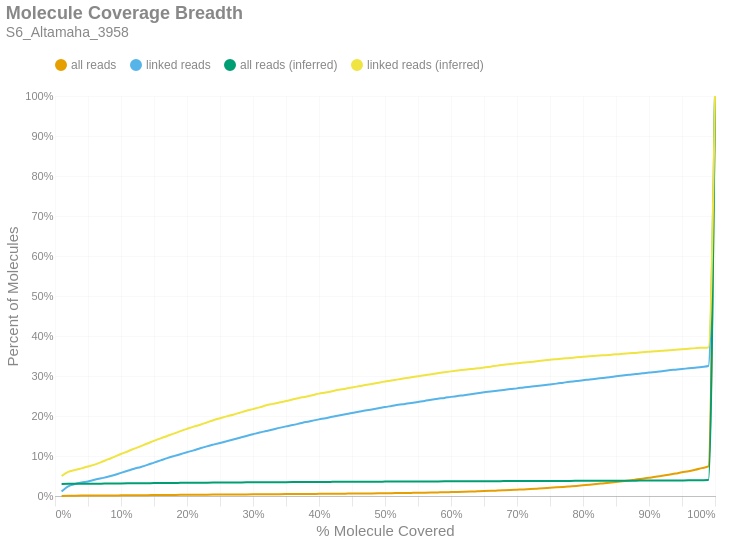

Source (notebook cell):
### Markdown cell above
### Molecule Read Coverage
This chart shows molecule coverage breadth as computed by the number of bases aligned to that molecule. In other words, "*how much of each unique long molecule is actually sequenced/aligned?*" Keep in mind there is a distinction between sequences and alignments, since some sequences belonging to a particular molecule may not align well and wouldn't appear in the alignment data. This chart also shows molecule coverage breadth as computed by the *inferred fragment* from which the aligned sequences originate. Unlike read coverage, this calculation takes into account the total insert size, including unsequenced gaps between the forward and reverse reads. Like the previous figures, these are cumulative percents.

### Code cell
if SKIPLR:
    print_html(f"Skipped")
else:
    binned_df = consolidated_hist(valids['coverage_bp'], mask, 0.01, True)
    binned_df_inf = consolidated_hist(valids['coverage_inserts'], mask, 0.01, True)
    binned_df = binned_df.with_columns(pl.lit(binned_df_inf['all reads (cumsum)']).alias('all reads (inferred)'))
    binned_df = binned_df.with_columns(pl.lit(binned_df_inf['linked reads (cumsum)']).alias('linked reads (inferred)'))
    binned_df = binned_df.with_columns(
        (pl.col('bin').cast(pl.Float64) + 0.01).alias('right_edge')
    )

    with SafeRender(binned_df):
        (
            density_plot(binned_df, 'Molecule Coverage Breadth', samplename, 'molcov', ['all reads (inferred)','linked reads (inferred)'])
            .encode(
                #x=alt.X('bin:Q', title="% Molecule Covered").axis(format = '%').scale(padding=0),
                x=alt.X('right_edge:Q', title="% Molecule Covered").axis(format='%').scale(padding=0),
                y=alt.Y('value:Q', title='Percent of Molecules')
                    .axis(format='%')
                    .stack(False)
                    .scale(domainMin=0, padding=0),
                color=alt.Color("key:N").scale(domain = ["all reads", "linked reads", "all reads (inferred)", "linked reads (inferred)"]),
                tooltip = [
                    alt.Tooltip("key:N", title = "Data Type"),
                    alt.Tooltip("range_label:N", title="% Molecule Covered"),
                    alt.Tooltip("value:Q", format = ".2%", title="% Molecules")
                ]
            )
        ).display()

### Figure 1 — Vega-Lite specification as saved in the notebook (floating-point values rounded to 4 significant figures)
{"width": "container", "height": 400, "config": {"title": {"anchor": "start", "dy": -15, "fontSize": 18, "color": "#888888", "subtitleColor": "#888888", "subtitleFontSize": 14}, "arc": {"fill": "#0072B2"}, "axis": {"domainColor": "#888888", "domainWidth": 0.5, "gridWidth": 0.2, "grid": false, "titleFontWeight": 400, "titleFontSize": 15, "labelFontSize": 11, "labelColor": "#888888", "tickColor": "#888888", "tickWidth": 0.2, "titleColor": "#888888"}, "axisBand": {"grid": false}, "axisX": {"grid": true, "tickSize": 10, "domainCap": "round"}, "axisY": {"domain": false, "grid": true, "tickSize": 0, "domainCap": "round"}, "background": "transparent", "header": {"labelFontSize": 15, "labelColor": "#888888", "titleFontSize": 15, "titleFontWeight": 600, "titleColor": "#888888"}, "legend": {"labelFont": "sans-serif", "labelFontSize": 12, "labelColor": "#888888", "symbolSize": 100, "symbolType": "circle", "titleFontSize": 12, "titlePadding": 10, "titleColor": "#888888", "title": null, "orient": "top"}, "range": {"category": ["#E69F00", "#56B4E9", "#009E73", "#F0E442", "#0072B2", "#D55E00", "#CC79A7", "#000000"], "diverging": ["#cfe8f3", "#a2d4ec", "#73bfe2", "#46abdb", "#1696d2", "#12719e"]}, "area": {"fill": "#0072B2", "fillOpacity": 0.7, "line": true, "strokeOpacity": 0.7}, "line": {"color": "#0072B2", "stroke": "#0072B2", "strokeWidth": 2}, "trail": {"color": "#0072B2", "stroke": "#0072B2", "strokeWidth": 0, "size": 1}, "point": {"filled": true, "fillOpacity": 1.0, "size": 95}, "text": {"color": "#888888", "fontSize": 11, "align": "right", "fontWeight": 400, "size": 11}, "bar": {"fill": "#0072B2", "stroke": null}, "view": {"stroke": null, "continuousWidth": 660, "continuousHeight": 400}}, "data": {"name": "data-6a3fae0590ec7afb25494d0a61581a78"}, "mark": {"type": "line", "interpolate": "monotone", "point": {"opacity": 0, "size": 275}}, "encoding": {"color": {"field": "key", "scale": {"domain": ["all reads", "linked reads", "all reads (inferred)", "linked reads (inferred)"]}, "type": "nominal"}, "tooltip": [{"field": "key", "title": "Data Type", "type": "nominal"}, {"field": "range_label", "title": "% Molecule Covered", "type": "nominal"}, {"field": "value", "format": ".2%", "title": "% Molecules", "type": "quantitative"}], "x": {"axis": {"format": "%"}, "field": "right_edge", "scale": {"padding": 0}, "title": "% Molecule Covered", "type": "quantitative"}, "y": {"axis": {"format": "%"}, "field": "value", "scale": {"domainMin": 0, "padding": 0}, "stack": false, "title": "Percent of Molecules", "type": "quantitative"}}, "params": [{"name": "param_c36ac31b6afebe62", "select": {"type": "point", "fields": ["key"]}, "bind": "legend"}], "title": {"text": "Molecule Coverage Breadth", "subtitle": "S6_Altamaha_3958"}, "transform": [{"fold": ["all reads (cumsum)", "linked reads (cumsum)", "all reads (inferred)", "linked reads (inferred)"]}, {"calculate": "replace(datum.key, ' (cumsum)', '')", "as": "key"}, {"filter": {"param": "param_c36ac31b6afebe62"}}], "usermeta": {"embedOptions": {"downloadFileName": "S6_Altamaha_3958.molcov"}}, "$schema": "https://vega.github.io/schema/vega-lite/v6.1.0.json", "datasets": {"data-6a3fae0590ec7afb25494d0a61581a78": [{"bin": "0.0", "interval": "0.0-0.01", "all reads": 0.0003113, "linked reads": 0.01134, "all reads (cumsum)": 0.0003113, "linked reads (cumsum)": 0.01134, "range_label": "0.0-0.01", "all reads (inferred)": 0.03007, "linked reads (inferred)": 0.04998, "right_edge": 0.01}, {"bin": "0.01", "interval": "0.01-0.02", "all reads": 0.0003445, "linked reads": 0.01299, "all reads (cumsum)": 0.0006559, "linked reads (cumsum)": 0.02433, "range_label": "0.01-0.02", "all reads (inferred)": 0.03032, "linked reads (inferred)": 0.06043, "right_edge": 0.02}, {"bin": "0.02", "interval": "0.02-0.03", "all reads": 0.0001686, "linked reads": 0.005586, "all reads (cumsum)": 0.0008245, "linked reads (cumsum)": 0.02991, "range_label": "0.02-0.03", "all reads (inferred)": 0.03043, "linked reads (inferred)": 0.06501, "right_edge": 0.03}, {"bin": "0.03", "interval": "0.03-0.04", "all reads": 0.0001135, "linked reads": 0.003743, "all reads (cumsum)": 0.000938, "linked reads (cumsum)": 0.03366, "range_label": "0.03-0.04", "all reads (inferred)": 0.03053, "linked reads (inferred)": 0.06899, "right_edge": 0.04}, {"bin": "0.04", "interval": "0.04-0.05", "all reads": 8.563e-05, "linked reads": 0.002649, "all reads (cumsum)": 0.001024, "linked reads (cumsum)": 0.03631, "range_label": "0.04-0.05", "all reads (inferred)": 0.03066, "linked reads (inferred)": 0.07394, "right_edge": 0.05}, {"bin": "0.05", "interval": "0.05-0.06", "all reads": 0.0001168, "linked reads": 0.004146, "all reads (cumsum)": 0.00114, "linked reads (cumsum)": 0.04045, "range_label": "0.05-0.06", "all reads (inferred)": 0.03078, "linked reads (inferred)": 0.07846, "right_edge": 0.06}, {"bin": "0.06", "interval": "0.06-0.07", "all reads": 0.0001036, "linked reads": 0.003743, "all reads (cumsum)": 0.001244, "linked reads (cumsum)": 0.0442, "range_label": "0.06-0.07", "all reads (inferred)": 0.03093, "linked reads (inferred)": 0.08453, "right_edge": 0.07}, {"bin": "0.07", "interval": "0.07-0.08", "all reads": 0.0001148, "linked reads": 0.003772, "all reads (cumsum)": 0.001359, "linked reads (cumsum)": 0.04797, "range_label": "0.07-0.08", "all reads (inferred)": 0.0311, "linked reads (inferred)": 0.09153, "right_edge": 0.08}, {"bin": "0.08", "interval": "0.08-0.09", "all reads": 0.0001135, "linked reads": 0.004348, "all reads (cumsum)": 0.001472, "linked reads (cumsum)": 0.05231, "range_label": "0.08-0.09", "all reads (inferred)": 0.03126, "linked reads (inferred)": 0.09781, "right_edge": 0.09}, {"bin": "0.09", "interval": "0.09-0.1", "all reads": 0.0001474, "linked reads": 0.005442, "all reads (cumsum)": 0.00162, "linked reads (cumsum)": 0.05776, "range_label": "0.09-0.1", "all reads (inferred)": 0.03143, "linked reads (inferred)": 0.1051, "right_edge": 0.1}, {"bin": "0.1", "interval": "0.1-0.11", "all reads": 0.0001394, "linked reads": 0.005183, "all reads (cumsum)": 0.001759, "linked reads (cumsum)": 0.06294, "range_label": "0.1-0.11", "all reads (inferred)": 0.03158, "linked reads (inferred)": 0.1113, "right_edge": 0.11}, {"bin": "0.11", "interval": "0.11-0.12", "all reads": 0.0001334, "linked reads": 0.005125, "all reads (cumsum)": 0.001893, "linked reads (cumsum)": 0.06806, "range_label": "0.11-0.12", "all reads (inferred)": 0.03175, "linked reads (inferred)": 0.1183, "right_edge": 0.12}, {"bin": "0.12", "interval": "0.12-0.13", "all reads": 0.0001215, "linked reads": 0.004607, "all reads (cumsum)": 0.002014, "linked reads (cumsum)": 0.07267, "range_label": "0.12-0.13", "all reads (inferred)": 0.03191, "linked reads (inferred)": 0.1247, "right_edge": 0.13}, {"bin": "0.13", "interval": "0.13-0.14", "all reads": 0.0001348, "linked reads": 0.005039, "all reads (cumsum)": 0.002149, "linked reads (cumsum)": 0.07771, "range_label": "0.13-0.14", "all reads (inferred)": 0.03206, "linked reads (inferred)": 0.1311, "right_edge": 0.14}, {"bin": "0.14", "interval": "0.14-0.15", "all reads": 0.0001407, "linked reads": 0.005701, "all reads (cumsum)": 0.00229, "linked reads (cumsum)": 0.08341, "range_label": "0.14-0.15", "all reads (inferred)": 0.03223, "linked reads (inferred)": 0.1379, "right_edge": 0.15}, {"bin": "0.15", "interval": "0.15-0.16", "all reads": 0.0001434, "linked reads": 0.005528, "all reads (cumsum)": 0.002433, "linked reads (cumsum)": 0.08894, "range_label": "0.15-0.16", "all reads (inferred)": 0.03238, "linked reads (inferred)": 0.1442, "right_edge": 0.16}, {"bin": "0.16", "interval": "0.16-0.17", "all reads": 0.0001381, "linked reads": 0.005701, "all reads (cumsum)": 0.002571, "linked reads (cumsum)": 0.09464, "range_label": "0.16-0.17", "all reads (inferred)": 0.03253, "linked reads (inferred)": 0.1501, "right_edge": 0.17}, {"bin": "0.17", "interval": "0.17-0.18", "all reads": 0.0001275, "linked reads": 0.005096, "all reads (cumsum)": 0.002698, "linked reads (cumsum)": 0.09974, "range_label": "0.17-0.18", "all reads (inferred)": 0.03267, "linked reads (inferred)": 0.1558, "right_edge": 0.18}, {"bin": "0.18", "interval": "0.18-0.19", "all reads": 0.0001241, "linked reads": 0.004837, "all reads (cumsum)": 0.002823, "linked reads (cumsum)": 0.1046, "range_label": "0.18-0.19", "all reads (inferred)": 0.03282, "linked reads (inferred)": 0.162, "right_edge": 0.19}, {"bin": "0.19", "interval": "0.19-0.2", "all reads": 0.0001301, "linked reads": 0.004895, "all reads (cumsum)": 0.002953, "linked reads (cumsum)": 0.1095, "range_label": "0.19-0.2", "all reads (inferred)": 0.03296, "linked reads (inferred)": 0.1679, "right_edge": 0.2}, {"bin": "0.2", "interval": "0.2-0.21", "all reads": 0.0001228, "linked reads": 0.004607, "all reads (cumsum)": 0.003076, "linked reads (cumsum)": 0.1141, "range_label": "0.2-0.21", "all reads (inferred)": 0.0331, "linked reads (inferred)": 0.1735, "right_edge": 0.21}, {"bin": "0.21", "interval": "0.21-0.22", "all reads": 0.0001348, "linked reads": 0.005211, "all reads (cumsum)": 0.00321, "linked reads (cumsum)": 0.1193, "range_label": "0.21-0.22", "all reads (inferred)": 0.03321, "linked reads (inferred)": 0.1781, "right_edge": 0.22}, {"bin": "0.22", "interval": "0.22-0.23", "all reads": 0.0001301, "linked reads": 0.004779, "all reads (cumsum)": 0.00334, "linked reads (cumsum)": 0.1241, "range_label": "0.22-0.23", "all reads (inferred)": 0.03335, "linked reads (inferred)": 0.1839, "right_edge": 0.23}, {"bin": "0.23", "interval": "0.23-0.24", "all reads": 0.0001202, "linked reads": 0.004405, "all reads (cumsum)": 0.003461, "linked reads (cumsum)": 0.1285, "range_label": "0.23-0.24", "all reads (inferred)": 0.03349, "linked reads (inferred)": 0.1894, "right_edge": 0.24}, {"bin": "0.24", "interval": "0.24-0.25", "all reads": 0.0001135, "linked reads": 0.004261, "all reads (cumsum)": 0.003574, "linked reads (cumsum)": 0.1327, "range_label": "0.24-0.25", "all reads (inferred)": 0.03361, "linked reads (inferred)": 0.1943, "right_edge": 0.25}, {"bin": "0.25", "interval": "0.25-0.26", "all reads": 0.0001069, "linked reads": 0.00406, "all reads (cumsum)": 0.003681, "linked reads (cumsum)": 0.1368, "range_label": "0.25-0.26", "all reads (inferred)": 0.03373, "linked reads (inferred)": 0.1991, "right_edge": 0.26}, {"bin": "0.26", "interval": "0.26-0.27", "all reads": 0.0001215, "linked reads": 0.004376, "all reads (cumsum)": 0.003802, "linked reads (cumsum)": 0.1412, "range_label": "0.26-0.27", "all reads (inferred)": 0.03383, "linked reads (inferred)": 0.2033, "right_edge": 0.27}, {"bin": "0.27", "interval": "0.27-0.28", "all reads": 0.0001275, "linked reads": 0.004549, "all reads (cumsum)": 0.00393, "linked reads (cumsum)": 0.1457, "range_label": "0.27-0.28", "all reads (inferred)": 0.03395, "linked reads (inferred)": 0.2082, "right_edge": 0.28}, {"bin": "0.28", "interval": "0.28-0.29", "all reads": 0.0001182, "linked reads": 0.004492, "all reads (cumsum)": 0.004048, "linked reads (cumsum)": 0.1502, "range_label": "0.28-0.29", "all reads (inferred)": 0.03407, "linked reads (inferred)": 0.2131, "right_edge": 0.29}, {"bin": "0.29", "interval": "0.29-0.3", "all reads": 0.0001188, "linked reads": 0.004204, "all reads (cumsum)": 0.004167, "linked reads (cumsum)": 0.1544, "range_label": "0.29-0.3", "all reads (inferred)": 0.03417, "linked reads (inferred)": 0.2172, "right_edge": 0.3}, {"bin": "0.3", "interval": "0.3-0.31", "all reads": 0.0001122, "linked reads": 0.004232, "all reads (cumsum)": 0.004279, "linked reads (cumsum)": 0.1586, "range_label": "0.3-0.31", "all reads (inferred)": 0.03428, "linked reads (inferred)": 0.2216, "right_edge": 0.31}, {"bin": "0.31", "interval": "0.31-0.32", "all reads": 0.0001188, "linked reads": 0.003772, "all reads (cumsum)": 0.004398, "linked reads (cumsum)": 0.1624, "range_label": "0.31-0.32", "all reads (inferred)": 0.03441, "linked reads (inferred)": 0.2267, "right_edge": 0.32}, {"bin": "0.32", "interval": "0.32-0.33", "all reads": 0.0001195, "linked reads": 0.003858, "all reads (cumsum)": 0.004517, "linked reads (cumsum)": 0.1663, "range_label": "0.32-0.33", "all reads (inferred)": 0.0345, "linked reads (inferred)": 0.2303, "right_edge": 0.33}, {"bin": "0.33", "interval": "0.33-0.34", "all reads": 0.0001221, "linked reads": 0.00406, "all reads (cumsum)": 0.00464, "linked reads (cumsum)": 0.1703, "range_label": "0.33-0.34", "all reads (inferred)": 0.03458, "linked reads (inferred)": 0.2338, "right_edge": 0.34}, {"bin": "0.34", "interval": "0.34-0.35", "all reads": 0.0001215, "linked reads": 0.003714, "all reads (cumsum)": 0.004761, "linked reads (cumsum)": 0.174, "range_label": "0.34-0.35", "all reads (inferred)": 0.03467, "linked reads (inferred)": 0.2373, "right_edge": 0.35}, {"bin": "0.35", "interval": "0.35-0.36", "all reads": 0.0001062, "linked reads": 0.003311, "all reads (cumsum)": 0.004867, "linked reads (cumsum)": 0.1774, "range_label": "0.35-0.36", "all reads (inferred)": 0.03477, "linked reads (inferred)": 0.2414, "right_edge": 0.36}, {"bin": "0.36", "interval": "0.36-0.37", "all reads": 0.0001155, "linked reads": 0.003685, "all reads (cumsum)": 0.004983, "linked reads (cumsum)": 0.181, "range_label": "0.36-0.37", "all reads (inferred)": 0.03488, "linked reads (inferred)": 0.2452, "right_edge": 0.37}, {"bin": "0.37", "interval": "0.37-0.38", "all reads": 0.0001215, "linked reads": 0.003801, "all reads (cumsum)": 0.005104, "linked reads (cumsum)": 0.1848, "range_label": "0.37-0.38", "all reads (inferred)": 0.03495, "linked reads (inferred)": 0.2483, "right_edge": 0.38}, {"bin": "0.38", "interval": "0.38-0.39", "all reads": 0.0001202, "linked reads": 0.003397, "all reads (cumsum)": 0.005224, "linked reads (cumsum)": 0.1882, "range_label": "0.38-0.39", "all reads (inferred)": 0.03504, "linked reads (inferred)": 0.2518, "right_edge": 0.39}, {"bin": "0.39", "interval": "0.39-0.4", "all reads": 0.0001261, "linked reads": 0.003282, "all reads (cumsum)": 0.00535, "linked reads (cumsum)": 0.1915, "range_label": "0.39-0.4", "all reads (inferred)": 0.03515, "linked reads (inferred)": 0.2559, "right_edge": 0.4}, {"bin": "0.4", "interval": "0.4-0.41", "all reads": 0.0001155, "linked reads": 0.003023, "all reads (cumsum)": 0.005466, "linked reads (cumsum)": 0.1945, "range_label": "0.4-0.41", "all reads (inferred)": 0.03522, "linked reads (inferred)": 0.2586, "right_edge": 0.41}, {"bin": "0.41", "interval": "0.41-0.42", "all reads": 0.0001341, "linked reads": 0.003484, "all reads (cumsum)": 0.0056, "linked reads (cumsum)": 0.198, "range_label": "0.41-0.42", "all reads (inferred)": 0.03531, "linked reads (inferred)": 0.262, "right_edge": 0.42}, {"bin": "0.42", "interval": "0.42-0.43", "all reads": 0.0001487, "linked reads": 0.003052, "all reads (cumsum)": 0.005749, "linked reads (cumsum)": 0.2011, "range_label": "0.42-0.43", "all reads (inferred)": 0.0354, "linked reads (inferred)": 0.2654, "right_edge": 0.43}, {"bin": "0.43", "interval": "0.43-0.44", "all reads": 0.0001381, "linked reads": 0.003196, "all reads (cumsum)": 0.005887, "linked reads (cumsum)": 0.2043, "range_label": "0.43-0.44", "all reads (inferred)": 0.03548, "linked reads (inferred)": 0.2683, "right_edge": 0.44}, {"bin": "0.44", "interval": "0.44-0.45", "all reads": 0.000154, "linked reads": 0.003455, "all reads (cumsum)": 0.006041, "linked reads (cumsum)": 0.2077, "range_label": "0.44-0.45", "all reads (inferred)": 0.03556, "linked reads (inferred)": 0.2714, "right_edge": 0.45}, {"bin": "0.45", "interval": "0.45-0.46", "all reads": 0.0001487, "linked reads": 0.00285, "all reads (cumsum)": 0.00619, "linked reads (cumsum)": 0.2106, "range_label": "0.45-0.46", "all reads (inferred)": 0.03564, "linked reads (inferred)": 0.2742, "right_edge": 0.46}, {"bin": "0.46", "interval": "0.46-0.47", "all reads": 0.0001626, "linked reads": 0.003052, "all reads (cumsum)": 0.006352, "linked reads (cumsum)": 0.2136, "range_label": "0.46-0.47", "all reads (inferred)": 0.03572, "linked reads (inferred)": 0.2773, "right_edge": 0.47}, {"bin": "0.47", "interval": "0.47-0.48", "all reads": 0.0001606, "linked reads": 0.002678, "all reads (cumsum)": 0.006513, "linked reads (cumsum)": 0.2163, "range_label": "0.47-0.48", "all reads (inferred)": 0.0358, "linked reads (inferred)": 0.2801, "right_edge": 0.48}, {"bin": "0.48", "interval": "0.48-0.49", "all reads": 0.0001839, "linked reads": 0.002966, "all reads (cumsum)": 0.006697, "linked reads (cumsum)": 0.2193, "range_label": "0.48-0.49", "all reads (inferred)": 0.03588, "linked reads (inferred)": 0.2832, "right_edge": 0.49}, {"bin": "0.49", "interval": "0.49-0.5", "all reads": 0.0002217, "linked reads": 0.00311, "all reads (cumsum)": 0.006918, "linked reads (cumsum)": 0.2224, "range_label": "0.49-0.5", "all reads (inferred)": 0.03596, "linked reads (inferred)": 0.2862, "right_edge": 0.5}, {"bin": "0.5", "interval": "0.5-0.51", "all reads": 0.0001845, "linked reads": 0.002706, "all reads (cumsum)": 0.007103, "linked reads (cumsum)": 0.2251, "range_label": "0.5-0.51", "all reads (inferred)": 0.03603, "linked reads (inferred)": 0.2887, "right_edge": 0.51}, {"bin": "0.51", "interval": "0.51-0.52", "all reads": 0.0002284, "linked reads": 0.002793, "all reads (cumsum)": 0.007331, "linked reads (cumsum)": 0.2279, "range_label": "0.51-0.52", "all reads (inferred)": 0.03611, "linked reads (inferred)": 0.2915, "right_edge": 0.52}, {"bin": "0.52", "interval": "0.52-0.53", "all reads": 0.0002124, "linked reads": 0.00239, "all reads (cumsum)": 0.007544, "linked reads (cumsum)": 0.2303, "range_label": "0.52-0.53", "all reads (inferred)": 0.03619, "linked reads (inferred)": 0.2946, "right_edge": 0.53}, {"bin": "0.53", "interval": "0.53-0.54", "all reads": 0.0002542, "linked reads": 0.00239, "all reads (cumsum)": 0.007798, "linked reads (cumsum)": 0.2327, "range_label": "0.53-0.54", "all reads (inferred)": 0.03625, "linked reads (inferred)": 0.2968, "right_edge": 0.54}, {"bin": "0.54", "interval": "0.54-0.55", "all reads": 0.0002748, "linked reads": 0.002505, "all reads (cumsum)": 0.008073, "linked reads (cumsum)": 0.2352, "range_label": "0.54-0.55", "all reads (inferred)": 0.03632, "linked reads (inferred)": 0.2993, "right_edge": 0.55}, {"bin": "0.55", "interval": "0.55-0.56", "all reads": 0.000312, "linked reads": 0.002419, "all reads (cumsum)": 0.008385, "linked reads (cumsum)": 0.2376, "range_label": "0.55-0.56", "all reads (inferred)": 0.0364, "linked reads (inferred)": 0.3018, "right_edge": 0.56}, {"bin": "0.56", "interval": "0.56-0.57", "all reads": 0.0003266, "linked reads": 0.002937, "all reads (cumsum)": 0.008711, "linked reads (cumsum)": 0.2405, "range_label": "0.56-0.57", "all reads (inferred)": 0.03649, "linked reads (inferred)": 0.3046, "right_edge": 0.57}, {"bin": "0.57", "interval": "0.57-0.58", "all reads": 0.0003392, "linked reads": 0.002534, "all reads (cumsum)": 0.009051, "linked reads (cumsum)": 0.2431, "range_label": "0.57-0.58", "all reads (inferred)": 0.03655, "linked reads (inferred)": 0.307, "right_edge": 0.58}, {"bin": "0.58", "interval": "0.58-0.59", "all reads": 0.0003465, "linked reads": 0.002159, "all reads (cumsum)": 0.009397, "linked reads (cumsum)": 0.2452, "range_label": "0.58-0.59", "all reads (inferred)": 0.03662, "linked reads (inferred)": 0.3094, "right_edge": 0.59}, {"bin": "0.59", "interval": "0.59-0.6", "all reads": 0.0003996, "linked reads": 0.002591, "all reads (cumsum)": 0.009797, "linked reads (cumsum)": 0.2478, "range_label": "0.59-0.6", "all reads (inferred)": 0.03668, "linked reads (inferred)": 0.3116, "right_edge": 0.6}, {"bin": "0.6", "interval": "0.6-0.61", "all reads": 0.000401, "linked reads": 0.002361, "all reads (cumsum)": 0.0102, "linked reads (cumsum)": 0.2502, "range_label": "0.6-0.61", "all reads (inferred)": 0.03674, "linked reads (inferred)": 0.3136, "right_edge": 0.61}, {"bin": "0.61", "interval": "0.61-0.62", "all reads": 0.0004488, "linked reads": 0.0019, "all reads (cumsum)": 0.01065, "linked reads (cumsum)": 0.2521, "range_label": "0.61-0.62", "all reads (inferred)": 0.0368, "linked reads (inferred)": 0.3156, "right_edge": 0.62}, {"bin": "0.62", "interval": "0.62-0.63", "all reads": 0.0004999, "linked reads": 0.002332, "all reads (cumsum)": 0.01115, "linked reads (cumsum)": 0.2544, "range_label": "0.62-0.63", "all reads (inferred)": 0.03686, "linked reads (inferred)": 0.3176, "right_edge": 0.63}, {"bin": "0.63", "interval": "0.63-0.64", "all reads": 0.0005443, "linked reads": 0.00262, "all reads (cumsum)": 0.01169, "linked reads (cumsum)": 0.257, "range_label": "0.63-0.64", "all reads (inferred)": 0.03692, "linked reads (inferred)": 0.3193, "right_edge": 0.64}, {"bin": "0.64", "interval": "0.64-0.65", "all reads": 0.000557, "linked reads": 0.002332, "all reads (cumsum)": 0.01225, "linked reads (cumsum)": 0.2594, "range_label": "0.64-0.65", "all reads (inferred)": 0.03698, "linked reads (inferred)": 0.3213, "right_edge": 0.65}, {"bin": "0.65", "interval": "0.65-0.66", "all reads": 0.0006021, "linked reads": 0.001871, "all reads (cumsum)": 0.01285, "linked reads (cumsum)": 0.2612, "range_label": "0.65-0.66", "all reads (inferred)": 0.03705, "linked reads (inferred)": 0.3234, "right_edge": 0.66}, {"bin": "0.66", "interval": "0.66-0.67", "all reads": 0.0006592, "linked reads": 0.001929, "all reads (cumsum)": 0.01351, "linked reads (cumsum)": 0.2632, "range_label": "0.66-0.67", "all reads (inferred)": 0.03712, "linked reads (inferred)": 0.3259, "right_edge": 0.67}, {"bin": "0.67", "interval": "0.67-0.68", "all reads": 0.0006778, "linked reads": 0.001958, "all reads (cumsum)": 0.01419, "linked reads (cumsum)": 0.2651, "range_label": "0.67-0.68", "all reads (inferred)": 0.0372, "linked reads (inferred)": 0.3283, "right_edge": 0.68}, {"bin": "0.68", "interval": "0.68-0.69", "all reads": 0.0007189, "linked reads": 0.002102, "all reads (cumsum)": 0.01491, "linked reads (cumsum)": 0.2672, "range_label": "0.68-0.69", "all reads (inferred)": 0.03727, "linked reads (inferred)": 0.33, "right_edge": 0.69}, {"bin": "0.69", "interval": "0.69-0.7", "all reads": 0.0008205, "linked reads": 0.001843, "all reads (cumsum)": 0.01573, "linked reads (cumsum)": 0.2691, "range_label": "0.69-0.7", "all reads (inferred)": 0.03733, "linked reads (inferred)": 0.3318, "right_edge": 0.7}, {"bin": "0.7", "interval": "0.7-0.71", "all reads": 0.0008285, "linked reads": 0.002188, "all reads (cumsum)": 0.01655, "linked reads (cumsum)": 0.2712, "range_label": "0.7-0.71", "all reads (inferred)": 0.03739, "linked reads (inferred)": 0.3338, "right_edge": 0.71}, {"bin": "0.71", "interval": "0.71-0.72", "all reads": 0.0008889, "linked reads": 0.002102, "all reads (cumsum)": 0.01744, "linked reads (cumsum)": 0.2734, "range_label": "0.71-0.72", "all reads (inferred)": 0.03744, "linked reads (inferred)": 0.3351, "right_edge": 0.72}, {"bin": "0.72", "interval": "0.72-0.73", "all reads": 0.0009446, "linked reads": 0.001728, "all reads (cumsum)": 0.01839, "linked reads (cumsum)": 0.2751, "range_label": "0.72-0.73", "all reads (inferred)": 0.0375, "linked reads (inferred)": 0.3368, "right_edge": 0.73}, {"bin": "0.73", "interval": "0.73-0.74", "all reads": 0.0009699, "linked reads": 0.001843, "all reads (cumsum)": 0.01936, "linked reads (cumsum)": 0.2769, "range_label": "0.73-0.74", "all reads (inferred)": 0.03756, "linked reads (inferred)": 0.3388, "right_edge": 0.74}, {"bin": "0.74", "interval": "0.74-0.75", "all reads": 0.001176, "linked reads": 0.001987, "all reads (cumsum)": 0.02053, "linked reads (cumsum)": 0.2789, "range_label": "0.74-0.75", "all reads (inferred)": 0.03762, "linked reads (inferred)": 0.3406, "right_edge": 0.75}, {"bin": "0.75", "interval": "0.75-0.76", "all reads": 0.001075, "linked reads": 0.002044, "all reads (cumsum)": 0.02161, "linked reads (cumsum)": 0.281, "range_label": "0.75-0.76", "all reads (inferred)": 0.03768, "linked reads (inferred)": 0.3421, "right_edge": 0.76}, {"bin": "0.76", "interval": "0.76-0.77", "all reads": 0.001176, "linked reads": 0.002361, "all reads (cumsum)": 0.02278, "linked reads (cumsum)": 0.2833, "range_label": "0.76-0.77", "all reads (inferred)": 0.03774, "linked reads (inferred)": 0.3436, "right_edge": 0.77}, {"bin": "0.77", "interval": "0.77-0.78", "all reads": 0.001252, "linked reads": 0.002332, "all reads (cumsum)": 0.02404, "linked reads (cumsum)": 0.2856, "range_label": "0.77-0.78", "all reads (inferred)": 0.0378, "linked reads (inferred)": 0.3449, "right_edge": 0.78}, {"bin": "0.78", "interval": "0.78-0.79", "all reads": 0.001266, "linked reads": 0.001929, "all reads (cumsum)": 0.0253, "linked reads (cumsum)": 0.2876, "range_label": "0.78-0.79", "all reads (inferred)": 0.03786, "linked reads (inferred)": 0.3466, "right_edge": 0.79}, {"bin": "0.79", "interval": "0.79-0.8", "all reads": 0.001476, "linked reads": 0.001584, "all reads (cumsum)": 0.02678, "linked reads (cumsum)": 0.2892, "range_label": "0.79-0.8", "all reads (inferred)": 0.03792, "linked reads (inferred)": 0.348, "right_edge": 0.8}, {"bin": "0.8", "interval": "0.8-0.81", "all reads": 0.00143, "linked reads": 0.002275, "all reads (cumsum)": 0.02821, "linked reads (cumsum)": 0.2914, "range_label": "0.8-0.81", "all reads (inferred)": 0.03797, "linked reads (inferred)": 0.3494, "right_edge": 0.81}, {"bin": "0.81", "interval": "0.81-0.82", "all reads": 0.001559, "linked reads": 0.001871, "all reads (cumsum)": 0.02977, "linked reads (cumsum)": 0.2933, "range_label": "0.81-0.82", "all reads (inferred)": 0.03803, "linked reads (inferred)": 0.3506, "right_edge": 0.82}, {"bin": "0.82", "interval": "0.82-0.83", "all reads": 0.001727, "linked reads": 0.00167, "all reads (cumsum)": 0.03149, "linked reads (cumsum)": 0.295, "range_label": "0.82-0.83", "all reads (inferred)": 0.03808, "linked reads (inferred)": 0.3517, "right_edge": 0.83}, {"bin": "0.83", "interval": "0.83-0.84", "all reads": 0.001741, "linked reads": 0.001871, "all reads (cumsum)": 0.03324, "linked reads (cumsum)": 0.2968, "range_label": "0.83-0.84", "all reads (inferred)": 0.03814, "linked reads (inferred)": 0.3528, "right_edge": 0.84}, {"bin": "0.84", "interval": "0.84-0.85", "all reads": 0.001808, "linked reads": 0.002332, "all reads (cumsum)": 0.03504, "linked reads (cumsum)": 0.2992, "range_label": "0.84-0.85", "all reads (inferred)": 0.03821, "linked reads (inferred)": 0.3541, "right_edge": 0.85}, {"bin": "0.85", "interval": "0.85-0.86", "all reads": 0.00194, "linked reads": 0.002102, "all reads (cumsum)": 0.03698, "linked reads (cumsum)": 0.3013, "range_label": "0.85-0.86", "all reads (inferred)": 0.03827, "linked reads (inferred)": 0.3553, "right_edge": 0.86}, {"bin": "0.86", "interval": "0.86-0.87", "all reads": 0.002012, "linked reads": 0.001843, "all reads (cumsum)": 0.039, "linked reads (cumsum)": 0.3031, "range_label": "0.86-0.87", "all reads (inferred)": 0.03834, "linked reads (inferred)": 0.3568, "right_edge": 0.87}, {"bin": "0.87", "interval": "0.87-0.88", "all reads": 0.002132, "linked reads": 0.001929, "all reads (cumsum)": 0.04113, "linked reads (cumsum)": 0.3051, "range_label": "0.87-0.88", "all reads (inferred)": 0.03841, "linked reads (inferred)": 0.3578, "right_edge": 0.88}, {"bin": "0.88", "interval": "0.88-0.89", "all reads": 0.00218, "linked reads": 0.001612, "all reads (cumsum)": 0.04331, "linked reads (cumsum)": 0.3067, "range_label": "0.88-0.89", "all reads (inferred)": 0.03847, "linked reads (inferred)": 0.3593, "right_edge": 0.89}, {"bin": "0.89", "interval": "0.89-0.9", "all reads": 0.002384, "linked reads": 0.001958, "all reads (cumsum)": 0.04569, "linked reads (cumsum)": 0.3086, "range_label": "0.89-0.9", "all reads (inferred)": 0.03854, "linked reads (inferred)": 0.3606, "right_edge": 0.9}, {"bin": "0.9", "interval": "0.9-0.91", "all reads": 0.002356, "linked reads": 0.00144, "all reads (cumsum)": 0.04805, "linked reads (cumsum)": 0.3101, "range_label": "0.9-0.91", "all reads (inferred)": 0.0386, "linked reads (inferred)": 0.3617, "right_edge": 0.91}, {"bin": "0.91", "interval": "0.91-0.92", "all reads": 0.002683, "linked reads": 0.001756, "all reads (cumsum)": 0.05073, "linked reads (cumsum)": 0.3118, "range_label": "0.91-0.92", "all reads (inferred)": 0.03868, "linked reads (inferred)": 0.363, "right_edge": 0.92}, {"bin": "0.92", "interval": "0.92-0.93", "all reads": 0.002542, "linked reads": 0.002303, "all reads (cumsum)": 0.05327, "linked reads (cumsum)": 0.3141, "range_label": "0.92-0.93", "all reads (inferred)": 0.03878, "linked reads (inferred)": 0.3645, "right_edge": 0.93}, {"bin": "0.93", "interval": "0.93-0.94", "all reads": 0.00277, "linked reads": 0.001756, "all reads (cumsum)": 0.05604, "linked reads (cumsum)": 0.3159, "range_label": "0.93-0.94", "all reads (inferred)": 0.03886, "linked reads (inferred)": 0.3656, "right_edge": 0.94}, {"bin": "0.94", "interval": "0.94-0.95", "all reads": 0.003227, "linked reads": 0.001728, "all reads (cumsum)": 0.05927, "linked reads (cumsum)": 0.3176, "range_label": "0.94-0.95", "all reads (inferred)": 0.03897, "linked reads (inferred)": 0.3669, "right_edge": 0.95}, {"bin": "0.95", "interval": "0.95-0.96", "all reads": 0.00276, "linked reads": 0.001584, "all reads (cumsum)": 0.06203, "linked reads (cumsum)": 0.3192, "range_label": "0.95-0.96", "all reads (inferred)": 0.0391, "linked reads (inferred)": 0.3683, "right_edge": 0.96}, {"bin": "0.96", "interval": "0.96-0.97", "all reads": 0.003386, "linked reads": 0.001699, "all reads (cumsum)": 0.06542, "linked reads (cumsum)": 0.3209, "range_label": "0.96-0.97", "all reads (inferred)": 0.03923, "linked reads (inferred)": 0.3697, "right_edge": 0.97}, {"bin": "0.97", "interval": "0.97-0.98", "all reads": 0.004292, "linked reads": 0.001785, "all reads (cumsum)": 0.06971, "linked reads (cumsum)": 0.3227, "range_label": "0.97-0.98", "all reads (inferred)": 0.03945, "linked reads (inferred)": 0.3706, "right_edge": 0.98}, {"bin": "0.98", "interval": "0.98-0.99", "all reads": 0.004111, "linked reads": 0.002159, "all reads (cumsum)": 0.07382, "linked reads (cumsum)": 0.3248, "range_label": "0.98-0.99", "all reads (inferred)": 0.03986, "linked reads (inferred)": 0.3714, "right_edge": 0.99}, {"bin": "0.99", "interval": "0.99-1.0", "all reads": 0.9262, "linked reads": 0.6752, "all reads (cumsum)": 1.0, "linked reads (cumsum)": 1.0, "range_label": "0.99-1.0", "all reads (inferred)": 1.0, "linked reads (inferred)": 1.0, "right_edge": 1.0}]}}
